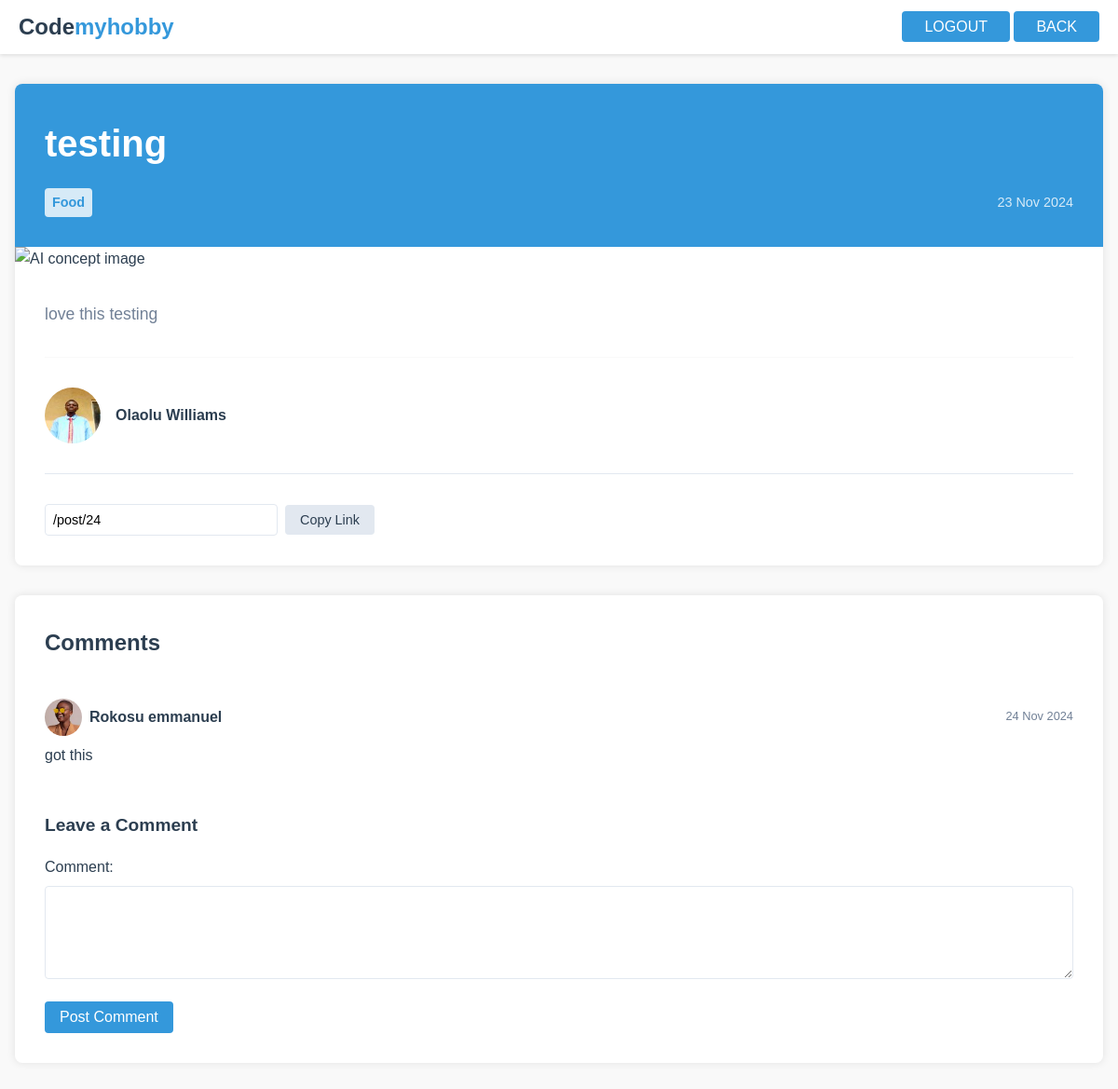
The app's page /post/24 (signed in) with its own data.
### flaskblog/models.py (models this page shows, shortened)
class Post(db.Model):
    id = db.Column(db.Integer, primary_key=True)
    title = db.Column(db.String(100), nullable=False)
    category_id = db.Column(db.Integer, db.ForeignKey('category.id'), nullable=False)
    description = db.Column(db.Text, nullable=False)
    date_posted = db.Column(db.DateTime, nullable=False, default=datetime.utcnow)
    image_url = db.Column(db.String(500), nullable=True)
    content = db.Column(db.Text, nullable=False)
    user_id = db.Column(db.Integer, db.ForeignKey('user.id'), nullable=False)
    comments = db.relationship('Comment', back_populates='post')

class Category(db.Model):
    id = db.Column(db.Integer, primary_key=True)
    name = db.Column(db.String(100), nullable=False, unique=True)
    posts = db.relationship('Post', backref='category', lazy=True)

class User(db.Model, UserMixin):
    id = db.Column(db.Integer, primary_key=True)
    username = db.Column(db.String(20), unique=True, nullable=False)
    email = db.Column(db.String(120), unique=True, nullable=False)
    image_file = db.Column(db.String(20), nullable=False, default='default.jpg')
    password = db.Column(db.String(60), nullable=False)
    short_bio = db.Column(db.String(150), nullable=True)  # For brief descriptions
    long_bio = db.Column(db.Text, nullable=True)
    location = db.Column(db.String(100), nullable=True)  # User's location
    website = db.Column(db.String(120), nullable=True)  # User's website URL
    joined_date = db.Column(db.DateTime, nullable=False, default=datetime.utcnow)
    interests = db.relationship('Interest', secondary=user_interest, backref=db.backref('users', lazy='dynamic'))
    posts = db.relationship('Post', backref='author', lazy=True)
    comments = db.relationship('Comment', back_populates='user')

class Comment(db.Model):
    id = db.Column(db.Integer, primary_key=True)
    content = db.Column(db.Text, nullable=False)
    date_posted = db.Column(db.DateTime, default=datetime.utcnow)
    user_id = db.Column(db.Integer, db.ForeignKey('user.id'), nullable=False)
    post_id = db.Column(db.Integer, db.ForeignKey('post.id'), nullable=False)
    user = db.relationship('User', back_populates='comments')
    post = db.relationship('Post', back_populates='comments')

### flaskblog/routes.py (the view, shortened to what this page needs)
@app.route('/post/<int:post_id>', methods=['POST', 'GET'])
def post_detail(post_id):
    post = Post.query.get_or_404(post_id)
    user_comment = request.form.get('comment')
    comments = Comment.query.filter_by(post_id=post.id).order_by(Comment.date_posted.desc()).all()
    return render_template('post-and-comments.html', post=post, comments=comments)

### flaskblog/__init__.py (called while the page is built)
@login_manager.user_loader
def load_user(user_id):
    from flaskblog.models import User
    return User.query.get(int(user_id))

### flaskblog/templates/post-and-comments.html (shortened to what this page needs)
<!DOCTYPE html>
<html lang="en">
<head>
    <link rel="stylesheet" href="{{url_for('static', filename='css/post.css')}}">
</head>
<body>
    <header class="header">
        <a href="/" class="logo">
            <span>Code</span>
            <span>myhobby</span>
        </a>
        <div>
            {% if current_user.is_authenticated %}
                <a href="{{ url_for('logout') }}" class="logout-btn">LOGOUT</a>
            {% endif %}
            <a href="{{ url_for('home_page') }}" class="logout-btn">BACK</a>
        </div>
    </header>
    <main class="container">
        <article class="post">
            <header class="post-header">
                <h1 class="post-title">{{post.title }}</h1>
                <div class="post-meta">
                    <span class="category">{{post.category.name}}</span>
                    <time datetime="{{ post.date_posted.isoformat() }}">{{ post.date_posted.strftime('%d %b %Y') }}</time>
                </div>
            </header>
            <img src="{{ post.image_url }}" alt="AI concept image" class="post-image">
            <div class="post-content">
                <p class="post-description"> {{ post.description}}</p>
                <div class="profile">
                    <img src="{{ url_for('static', filename='users/profile-pics/' + post.author.image_file) }}"
                    alt="Author's profile picture" class="profile-img">
                     <span class="profile-name">{{ post.author.username }}</span>
                </div>
                <div class="post-actions">
                    <div class="share-link">
                        <input type="text" class="share-input" value="{{url_for('post_detail', post_id=post.id)}}" readonly>
                        <button class="copy-btn" onclick="copyShareLink()">Copy Link</button>
                    </div>
                </div>
            </div>
        </article>
        <section class="comments-section">
            <h2 class="comments-title">Comments</h2>
            <div class="comments-list">
                {% for comment in comments %}
                    <div class="comment">
                        <div class="comment-header">
                            <div class="comment-author">
                                <img src="{{ url_for('static', filename='users/profile-pics/' ~ comment.user.image_file if comment.user.image_file else 'placeholder.svg?height=40&width=40&text=' ~ comment.user.username[0]) }}" alt="Author's profile picture">
                                <span class="comment-author-name">{{ comment.user.username }}</span>
                            </div>
                            <time class="comment-date" datetime="{{ comment.date_posted.isoformat() }}">{{ comment.date_posted.strftime('%d %b %Y') }}</time>
                        </div>
                        <p class="comment-body">{{ comment.content|safe }}</p>
                    </div>
                {% else %}
                    <p>No comments yet. Be the first to comment!</p>
                {% endfor %}
            </div>
            <div class="comment-form">
                <h3 class="comment-form-title">Leave a Comment</h3>
                <form action="#" method="post">
                    <div class="form-group">
                        <label for="comment">Comment:</label>
                        <textarea id="comment" name="comment" class="form-control" required></textarea>
                    </div>
                    <button type="submit" class="submit-btn">Post Comment</button>
                </form>
            </div>
        </section>
    </main>
</body>
</html>

### flaskblog/static/css/post.css (style rules this page uses)
:root { --primary-color: #3498db; --text-color: #2c3e50; --background-color: #f9f9f9; --white: #ffffff; --gray: #718096; --light-gray: #e2e8f0; --red: #e74c3c; }
* { margin: 0; padding: 0; box-sizing: border-box; font-family: 'Arial', sans-serif; }
body { background-color: var(--background-color); color: var(--text-color); line-height: 1.6; }
.header { background-color: var(--white); padding: 1rem 2rem; box-shadow: 0 2px 4px rgba(0,0,0,0.1); display: flex; justify-content: space-between; align-items: center; padding: 10px 20px; color: white; }
.logo { display: flex; align-items: center; text-decoration: none; }
.logo span:first-child { color: var(--text-color); font-size: 1.5rem; font-weight: bold; }
.logo span:last-child { color: var(--primary-color); font-size: 1.5rem; font-weight: bold; }
.logout-btn { background-color: var(--primary-color); color: var(--white); padding: 0.5rem 1.5rem; border: none; border-radius: 4px; text-decoration: none; cursor: pointer; font-size: 1rem; }
.container { max-width: 1200px; margin: 2rem auto; padding: 0 1rem; }
.post { background-color: var(--white); border-radius: 8px; box-shadow: 0 0 10px rgba(0, 0, 0, 0.1); overflow: hidden; margin-bottom: 2rem; }
.post-header { padding: 2rem; background-color: var(--primary-color); color: var(--white); }
.post-title { font-size: 2.5rem; margin-bottom: 1rem; }
.post-meta { display: flex; justify-content: space-between; align-items: center; font-size: 0.9rem; opacity: 0.8; }
.category { background-color: var(--white); color: var(--primary-color); padding: 0.25rem 0.5rem; border-radius: 4px; font-weight: bold; }
.post-image { width: 100%; height: 300px; object-fit: cover; }
.post-content { padding: 2rem; }
.post-description { font-size: 1.1rem; margin-bottom: 2rem; color: var(--gray); }
.profile { display: flex; align-items: center; margin-top: 2rem; padding-top: 2rem; border-top: 1px solid var(--background-color); }
.profile-img { width: 60px; height: 60px; border-radius: 50%; margin-right: 1rem; }
.profile-name { font-weight: bold; color: var(--text-color); }
.post-actions { display: flex; justify-content: space-between; align-items: center; margin-top: 2rem; padding-top: 2rem; border-top: 1px solid var(--light-gray); }
.share-link { display: flex; align-items: center; gap: 0.5rem; }
.share-input { padding: 0.5rem; border: 1px solid var(--light-gray); border-radius: 4px; font-size: 0.9rem; width: 250px; }
.copy-btn { background-color: var(--light-gray); color: var(--text-color); border: none; padding: 0.5rem 1rem; border-radius: 4px; cursor: pointer; font-size: 0.9rem; transition: background-color 0.3s ease; }
.comments-section { background-color: var(--white); border-radius: 8px; box-shadow: 0 0 10px rgba(0, 0, 0, 0.1); padding: 2rem; }
.comments-title { font-size: 1.5rem; margin-bottom: 1.5rem; color: var(--text-color); }
.comment { border-bottom: 1px solid var(--light-gray); padding: 1rem 0; }
.comment:last-child { border-bottom: none; }
.comment-header { display: flex; justify-content: space-between; align-items: center; margin-bottom: 0.5rem; }
.comment-author { display: flex; align-items: center; }
.comment-author img { width: 40px; height: 40px; border-radius: 100%; margin-right: 0.5rem; }
.comment-author-name { font-weight: bold; color: var(--text-color); }
.comment-date { font-size: 0.8rem; color: var(--gray); }
.comment-body { font-size: 1rem; line-height: 1.6; color: var(--text-color); }
.comment-form { margin-top: 2rem; }
.comment-form-title { font-size: 1.2rem; margin-bottom: 1rem; color: var(--text-color); }
.form-group { margin-bottom: 1rem; }
.form-group label { display: block; margin-bottom: 0.5rem; color: var(--text-color); }
.form-control { width: 100%; padding: 0.5rem; border: 1px solid var(--light-gray); border-radius: 4px; font-size: 1rem; }
textarea.form-control { min-height: 100px; resize: vertical; }
.submit-btn { background-color: var(--primary-color); color: var(--white); padding: 0.5rem 1rem; border: none; border-radius: 4px; font-size: 1rem; cursor: pointer; transition: background-color 0.3s ease; }

### records on screen
Post: title "testing", date_posted "23 Nov 2024", description "love this testing", id "/post/24"
Category: category.name "Food"
User: image_file (picture), author.username "Olaolu Williams"
Comment: image_file (picture), user.username "Rokosu emmanuel", date_posted "24 Nov 2024", content "got this"
